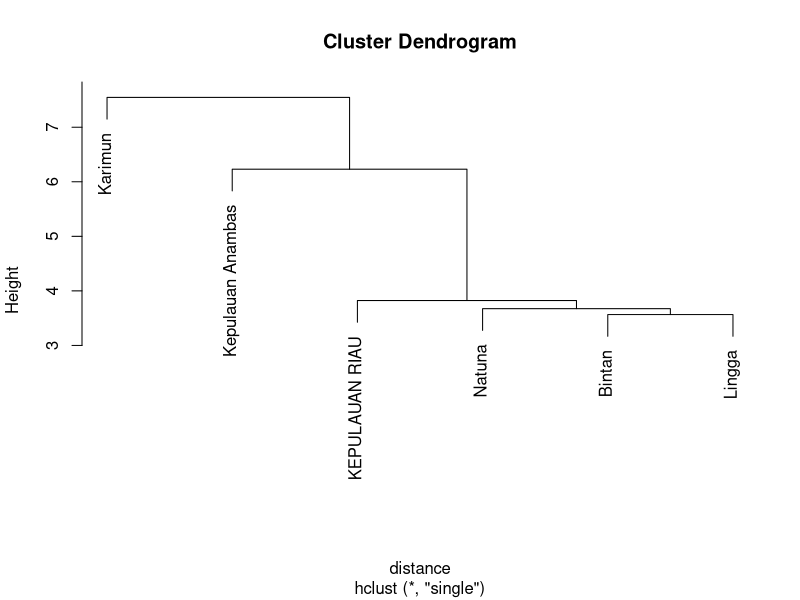
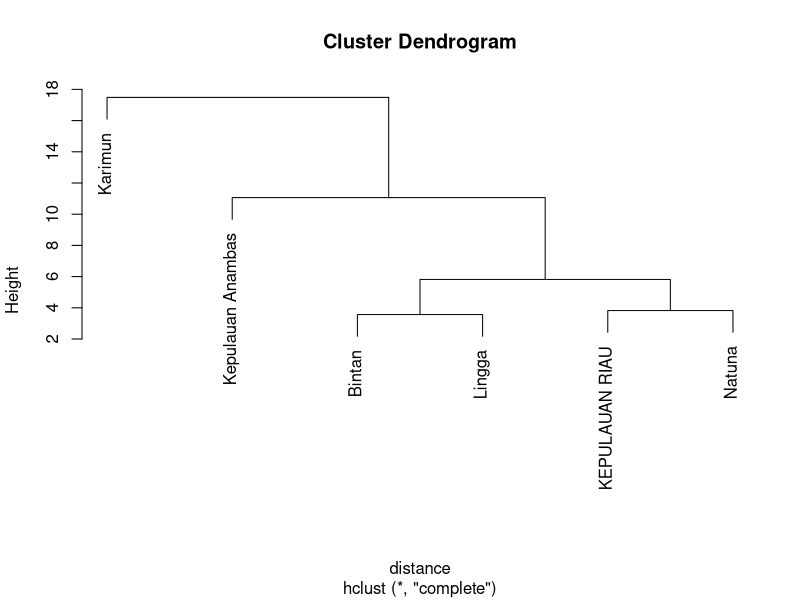

These charts were generated, in order, by the following R code:
data <- data.frame(
  X = c(86.44,
        78.96,
        84.03,
        82.81,
        80.97,
        84.3),
  Y = c(50.68,
        41.28,
        46.87,
        51.88,
        48.7,
        57.93)
)

# Membuat matriks X dari data sample
X <- as.matrix(data)
rownames(X) <- c("KEPULAUAN RIAU",
                 "Karimun",
                 "Bintan",
                 "Natuna",
                 "Lingga",
                 "Kepulauan Anambas")
#Menghitung jarak euclidean
distance<-dist(X)
distance

# Hierarchical clustering: single linkage
hclust.s <- hclust(distance, method = "single")
round(hclust.s$height, 3)
plot(hclust.s)

# Hierarchical clustering: complete linkage
hclust.c <- hclust(distance, method = "complete")
round(hclust.c$height, 3)
plot(hclust.c)


